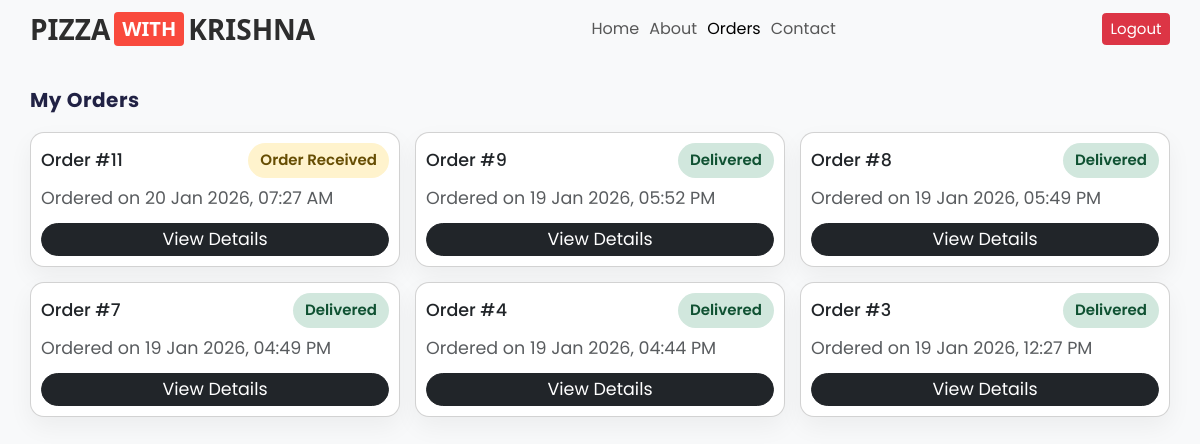
Screenshot of /orders/ (signed in) with the database file from the repository.
### pizzaservice/models.py (models this page shows, shortened)
class Order(models.Model):
    STATUS_CHOICES = [
        ('order_received', 'Order Received'),
        ('preparing', 'Preparing'),
        ('baking', 'Baking'),
        ('out_for_delivery', 'Out For Delivery'),
        ('delivered', 'Delivered'),
    ]
    user = models.ForeignKey(
        User,
        on_delete=models.CASCADE,
        related_name='orders'
    )
    status = models.CharField(
        max_length=20,
        choices=STATUS_CHOICES,
        default='order_received'
    )
    created_at = models.DateTimeField(auto_now_add=True)

### pizzaservice/views.py (the view)
# urls.py: path('orders/',views.orders,name='orders_list'),
def orders(request):
     orders = Order.objects.filter(user=request.user).order_by('-created_at')
     return render(request, 'allorders.html', {'orders': orders})

### templates/allorders.html (shortened to what this page needs)
<html lang="en">
<head>
  {% load static %}
  <link rel="stylesheet" href="https://unpkg.com/swiper/swiper-bundle.min.css" />
  <link href="https://unpkg.com/boxicons@2.0.9/css/boxicons.min.css" rel="stylesheet" />
  <link href="https://cdn.jsdelivr.net/npm/bootstrap@5.3.8/dist/css/bootstrap.min.css" rel="stylesheet">
  <link rel="stylesheet" href="{% static 'css/styles.css' %}" />
</head>
<body>
  <header class="header">
    <nav class="navbar navbar-expand-lg navbar-light bg-transparent">
      <div class="container">
        <a class="navbar-brand d-flex align-items-center" href="#">
          <div class="logo-text">
            PIZZA<span>WITH</span>KRISHNA
          </div>
        </a>
        <div class="collapse navbar-collapse" id="mainNavbar">
          <ul class="navbar-nav mx-auto mb-2 mb-lg-0">
            <li class="nav-item">
              <a class="nav-link" href="{% url 'home' %}">Home</a>
            </li>
            <li class="nav-item">
              <a class="nav-link" href="{% url 'about' %}">About</a>
            </li>
            {% if user.is_authenticated %}
            <li class="nav-item">
              <a class="nav-link active" href="{% url 'orders_list' %}">Orders</a>
            </li>
            {% endif %}
            <li class="nav-item">
              <a class="nav-link" href="{% url 'contact' %}">Contact</a>
            </li>
          </ul>
          {% if user.is_authenticated %}
          <a type="button" class="btn btn-danger fs-4" href="/logout/">Logout</a>
          {% else %}
          </div>
        </div>
        </div>
        {% endif %}
      </div>
      </div>
    </nav>
  </header>
  <div class="container py-5 fs-3">
    <div class="d-flex justify-content-between align-items-center mb-4 ">
      <h2 class="page-title fs-2">My Orders</h2>
    </div>
    <div class="row g-4">
      {% for order in orders %}
      <div class="col-md-6 col-lg-4">
        <div class="card order-card p-3">
          <div class="d-flex justify-content-between align-items-center mb-2">
            <h6 class="mb-0 fs-3">Order #{{ order.id }}</h6>
            <span class="status-badge fs-4
            {% if order.status == 'delivered' %}
              status-delivered
            {% else %}
              status-processing
            {% endif %}
          ">
              {{ order.get_status_display }}
            </span>
          </div>
          <p class="text-muted mb-3">
            Ordered on {{ order.created_at|date:"d M Y, h:i A" }}
          </p>
          <a href="{% url 'order_detail' order.id %}" class="btn btn-dark btn-sm view-btn w-100 fs-3">
            View Details
          </a>
        </div>
      </div>
      {% empty %}
      <div class="col-12 text-center">
        <p class="text-muted">No orders found.</p>
      </div>
      {% endfor %}
    </div>
  </div>
</body>
</html>

### static/css/styles.css (style rules this page uses)
:root { --primary-color: #f94a3d; --yellow-color: #ffcf03; --black-color: #212244; --default-color: #69697b; --deep-yellow: #ff9401; --yellow-color-1: #ffe507; --red-color-1: #e83b2e; --red-color-2: #ee3e32; --light-red-color: #fdecec; --grey-color: #eaeaea; --grey-color-1: #f8f8f8; --white-color: #fff; --box-shadow: 0 5px 15px rgba(0, 0, 0, 0.1); }
html { font-size: 62.5%; box-sizing: border-box; }
body { font-family: "Poppins", sans-serif; font-size: 1.6rem; font-weight: 400; color: var(--default-color); }
h1, h2, h3, h4 { color: var(--black-color); line-height: 1.2; font-weight: 500; }
a { text-decoration: none; color: inherit; }
li { list-style-type: none; }
p { line-height: 3rem; }
.container { max-width: 120rem; padding: 0 3rem; }
.d-flex { display: flex; align-items: center; }

### templates/allorders.html (style rules this page uses)
.logo-text { font-family: 'Segoe UI', Roboto, Helvetica, Arial, sans-serif; font-size: 28px; font-weight: 900; text-transform: uppercase; display: flex; align-items: center; color: #2d2d2d; }
.logo-text span { background-color: #f94a3d; color: #fff; padding: 2px 8px; margin: 0 4px; border-radius: 4px; font-size: 20px; font-weight: 700; }
body { background-color: #f8f9fa; }
.page-title { font-weight: 700; letter-spacing: 0.5px; }
.order-card { border-radius: 14px; box-shadow: 0 10px 25px rgba(0, 0, 0, 0.05); transition: transform 0.2s ease; }
.status-badge { padding: 6px 12px; border-radius: 20px; font-size: 0.85rem; font-weight: 600; }
.status-delivered { background-color: #d1e7dd; color: #0f5132; }
.status-processing { background-color: #fff3cd; color: #664d03; }
.view-btn { border-radius: 20px; }

### rows the page displays
Order: id "11", status "Order Received", created_at "20 Jan 2026, 07:27 AM"
Order: id "9", status "Delivered", created_at "19 Jan 2026, 05:52 PM"
Order: id "8", status "Delivered", created_at "19 Jan 2026, 05:49 PM"
Order: id "7", status "Delivered", created_at "19 Jan 2026, 04:49 PM"
Order: id "4", status "Delivered", created_at "19 Jan 2026, 04:44 PM"
Order: id "3", status "Delivered", created_at "19 Jan 2026, 12:27 PM"
